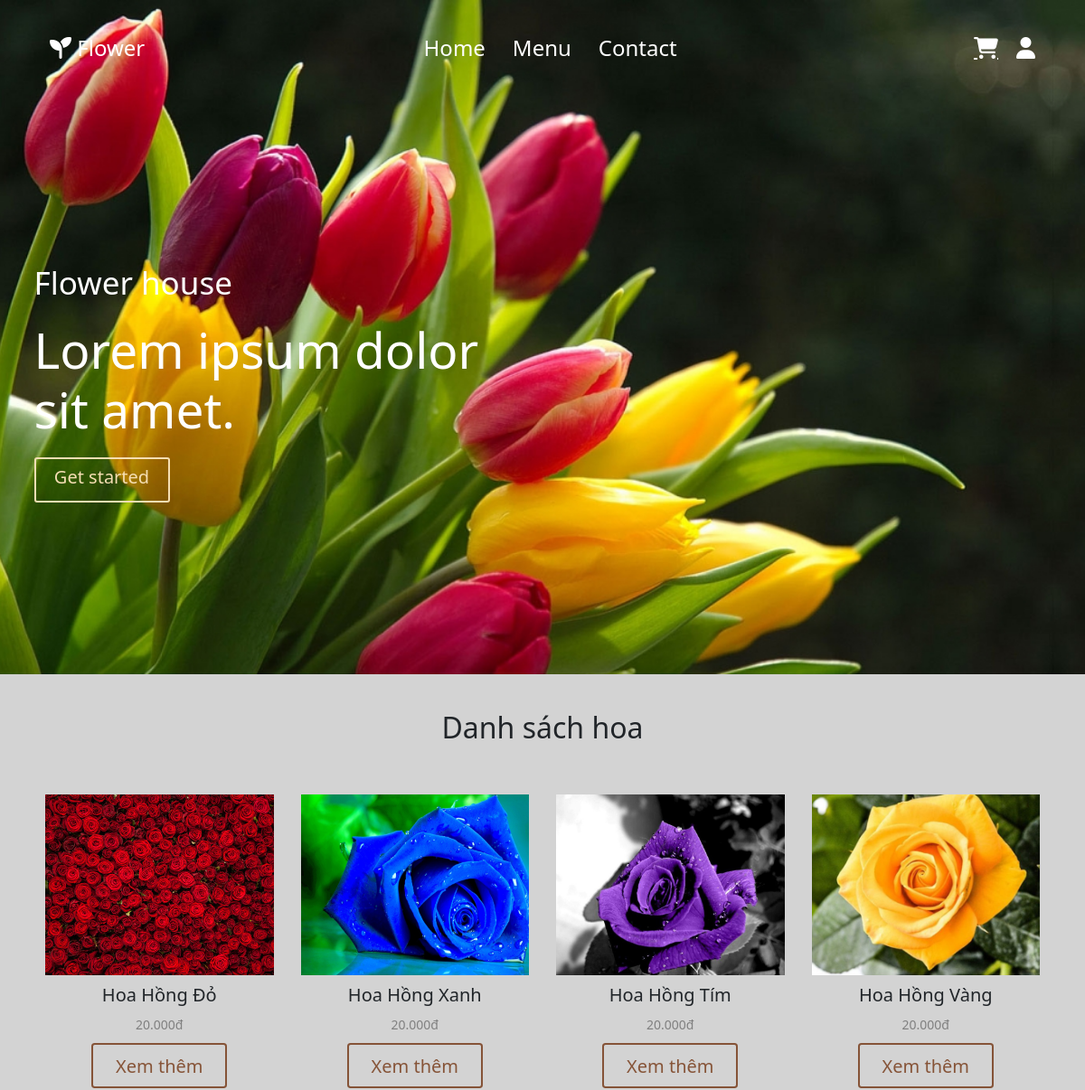
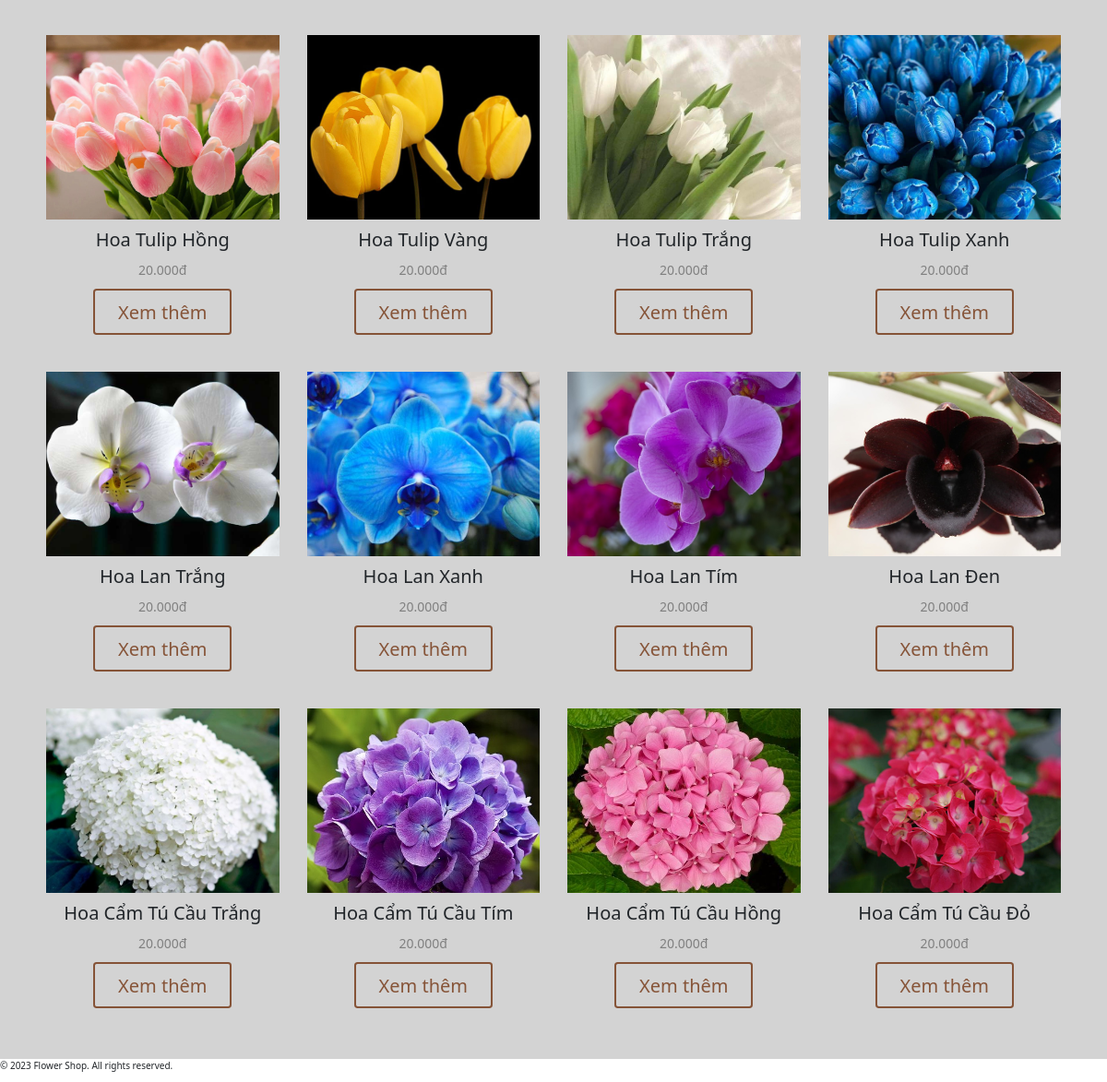
/myhome/home_page, run on the app's committed database (2 pictures, top to bottom).
### myhome/models.py (models this page shows)
class flowers (models.Model):
    ms = models.CharField(max_length=100)
    name= models.TextField()
    price = models.TextField()
    image = models.ImageField(null=True)
    description = models.TextField()
    number = models.TextField()

### myhome/views.py (the view)
# urls.py: path('/home_page',views.home_page),
def home_page (request):
    Data1 ={'flowers':flowers.objects.all()}
    return render (request,'nguoidung/home.html',Data1)

### myhome/templates/nguoidung/home.html
{% extends "nguoidung/base.html" %}
{% block content%}
<main>
    <section class="menu" id="menu">
        <h1>Danh sách hoa</h1>
        <div class="container">
            <div class="row gx-2 gy-3">
                {% for flower in flowers %}
                <div class="col-12 col-md-6 col-lg-4 col-xl-3 text-center p-4 menu-item">
                    <img src="{{flower.image.url}}" width="50%" class="image_flower">
                    <h3>{{flower.name}}</h3>
                    <p>{{flower.price}}</p>
                    <a href="flower_detail/{{flower.id}}" class="btn">Xem thêm</a>
                </div>
                {% endfor %}
            </div>
        </div>
    </section>
</main>
{% endblock %}

### myhome/templates/nguoidung/base.html (style rules this page uses)
* { padding: 0; margin: 0; box-sizing: 0; }
:root { --border: 2px solid grey; --boxshadow: 0 5px 20px grey; --black: black; --white: white; --primary: lightblue; --lightgrey: lightgrey; --gray: gray; }
html { font-size: 10px; }
:root { --text-color: #ffffff; --bg-color: #007bff; --bg-hover: #0056b3; }
.btn { display: block; width: 15rem; height: 5rem; text-align: center; line-height: 4rem; font-size: 2rem; color: var(--text-color); border: 2px solid var(--text-color); background-color: var(--bg-color); margin: 1.5rem 0; text-decoration: none; transition: all 0.3s; }
#menu { background: lightgrey; padding: 4rem 1rem; }
#menu h1 { text-align: center; font-size: 3.2rem; margin-bottom: 4rem; }
#menu h3 { font-size: 2rem; margin: 1rem 0; }
#menu p { font-size: 1.4rem; color: gray; }
#menu .btn { display: block; width: 15rem; height: 5rem; text-align: center; line-height: 4rem; font-size: 2rem; color: rgba(120, 61, 28, 0.847); border: 2px solid rgba(120, 61, 28, 0.847); background-color: transparent; margin: auto; text-decoration: none; transition: all 0.3s; }
#menu .menu-item { transition: all 0.5s; }
.menu-item img { width: 100%; height: 200px; object-fit: cover; object-position: center center; }

### data on the page
flowers: image (picture), name "Hoa Hồng Đỏ", price "20.000đ"
flowers: image (picture), name "Hoa Hồng Xanh", price "20.000đ"
flowers: image (picture), name "Hoa Hồng Tím", price "20.000đ"
flowers: image (picture), name "Hoa Hồng Vàng", price "20.000đ"
flowers: image (picture), name "Hoa Tulip Hồng", price "20.000đ"
flowers: image (picture), name "Hoa Tulip Vàng", price "20.000đ"
flowers: image (picture), name "Hoa Tulip Trắng", price "20.000đ"
flowers: image (picture), name "Hoa Tulip Xanh", price "20.000đ"
flowers: image (picture), name "Hoa Lan Trắng", price "20.000đ"
flowers: image (picture), name "Hoa Lan Xanh", price "20.000đ"
flowers: image (picture), name "Hoa Lan Tím", price "20.000đ"
flowers: image (picture), name "Hoa Lan Đen", price "20.000đ"
flowers: image (picture), name "Hoa Cẩm Tú Cầu Trắng", price "20.000đ"
flowers: image (picture), name "Hoa Cẩm Tú Cầu Tím", price "20.000đ"
flowers: image (picture), name "Hoa Cẩm Tú Cầu Hồng", price "20.000đ"
flowers: image (picture), name "Hoa Cẩm Tú Cầu Đỏ", price "20.000đ"
